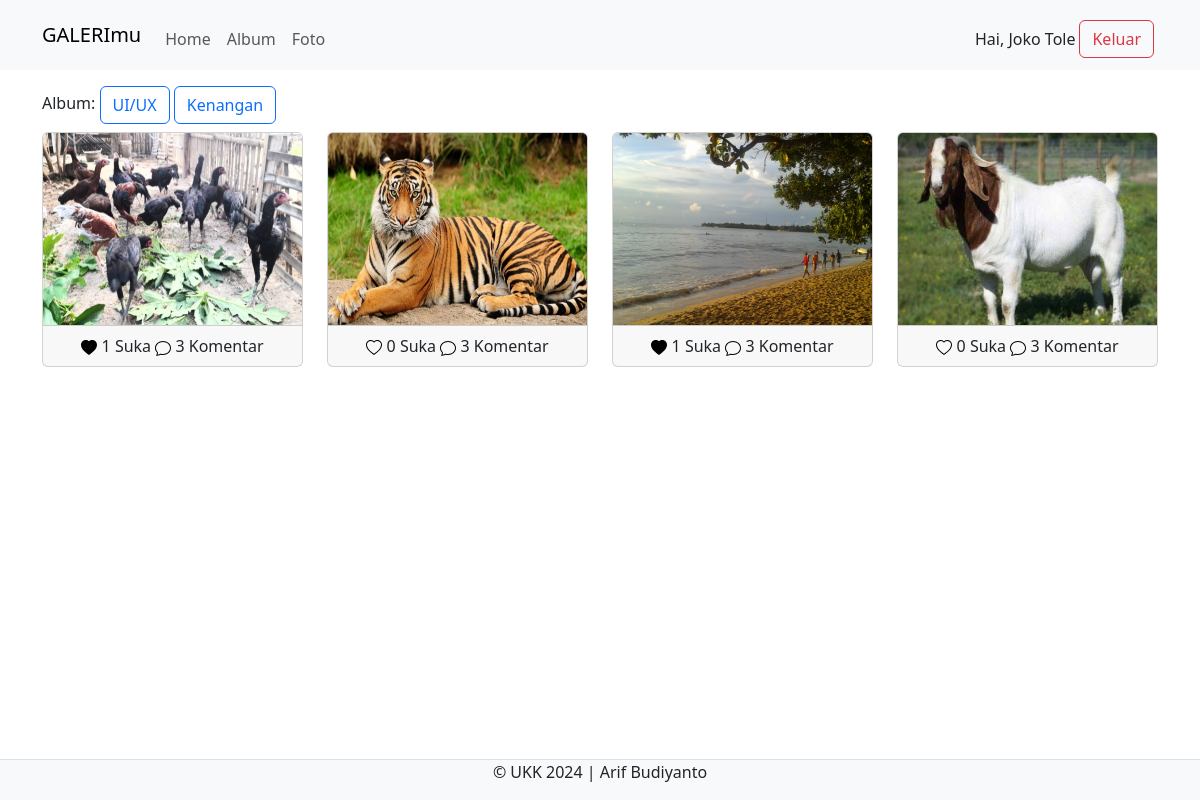
The page /user/home.php (signed in) on the database its author committed.
### tables this page shows
CREATE TABLE `album` (
  `albumid` int(11) NOT NULL,
  `namaalbum` varchar(200) NOT NULL,
  `deskripsi` text NOT NULL,
  `tanggalbuat` date NOT NULL,
  `userid` int(11) NOT NULL
);

CREATE TABLE `foto` (
  `fotoid` int(11) NOT NULL,
  `judulfoto` varchar(255) NOT NULL,
  `deskripsifoto` text NOT NULL,
  `tanggalunggah` date NOT NULL,
  `lokasifile` varchar(255) NOT NULL,
  `albumid` int(11) NOT NULL,
  `userid` int(11) NOT NULL
);

### user/home.php (the view, shortened to what this page needs)
<?php
include '../config/koneksi.php';
?>
<!DOCTYPE html>
<html>
<head>
	<link rel="stylesheet" type="text/css" href="../assets/css/bootstrap.min.css">
</head>
<body>
	<nav class="navbar navbar-expand-lg bg-body-tertiary">
	  <div class="container">
	    <a class="navbar-brand" href="index.php">GALERImu</a>
	    <div class="collapse navbar-collapse mt-2" id="navbarNavAltMarkup">
	      <div class="navbar-nav me-auto">
	      	<a href="home.php" class="nav-link">Home</a>
	      	<a href="album.php" class="nav-link">Album</a>
	      	<a href="foto.php" class="nav-link">Foto</a>
	      </div>
	      <?php
	      $userid = $_SESSION['userid'];
	      echo "Hai, ". $_SESSION['namalengkap'];
	      ?>
	      <a href="../config/aksi_keluar.php" class="btn btn-outline-danger m-1">Keluar</a>
	    </div>
	  </div>
	</nav>
	<div class="container mt-3">
		Album:
		<?php
			$album = mysqli_query($konek,"SELECT * FROM album WHERE userid='$userid'");
			while ($row = mysqli_fetch_array($album)){ ?>
				<a href="home.php?albumid=<?php echo $row['albumid'] ?>" class="btn btn-outline-primary">
					<?php echo $row['namaalbum'] ?>
				</a>
			<?php } ?>
		<div class="row">
			<?php
				if (isset($_GET['albumid'])) {
					$albumid = $_GET['albumid'];
					$query = mysqli_query($konek, "SELECT * FROM foto WHERE userid='$userid' AND albumid='$albumid'");
					while ($data = mysqli_fetch_array($query)) { ?>
						<div class="col-md-3 mt-2">
							<div class="card">
								<img src="../assets/img/<?php echo $data['lokasifile'] ?>" class="card-img-top" title="<?php echo $data['judulfoto'] ?>" style="height:12rem;">
								<div class="card-footer text-center">
										<?php
											$fotoid = $data['fotoid'];
											$ceksuka = mysqli_query($konek,"SELECT * FROM likefoto WHERE fotoid='$fotoid' AND userid='$userid'");
											if (mysqli_num_rows($ceksuka) == 1) { ?>
												<a href="../config/proses_suka.php?fotoid=<?php echo $data['fotoid'] ?>" type="submit" name="batalsuka"><img src="../assets/icons/heart-fill.svg"></a>
											<?php }else{?>
												<a href="../config/proses_suka.php?fotoid=<?php echo $data['fotoid'] ?>" type="submit" name="suka"><img src="../assets/icons/heart.svg"></a>
											<?php }
											$suka = mysqli_query($konek, "SELECT * FROM likefoto WHERE fotoid='$fotoid'");
											echo mysqli_num_rows($suka). ' Suka';
										?>
									<a href=""><img src="../assets/icons/chat.svg"></a> 3 Komentar
								</div>
							</div>
						</div>
			<?php } }else{
				$query = mysqli_query($konek, "SELECT * FROM foto WHERE userid='$userid'");
				while($data = mysqli_fetch_array($query)){
			?>
			<div class="col-md-3 mt-2">
						<div class="card">
							<img src="../assets/img/<?php echo $data['lokasifile'] ?>" class="card-img-top" title="<?php echo $data['judulfoto'] ?>" style="height:12rem;">
							<div class="card-footer text-center">
									<?php
										$fotoid = $data['fotoid'];
										$ceksuka = mysqli_query($konek,"SELECT * FROM likefoto WHERE fotoid='$fotoid' AND userid='$userid'");
										if (mysqli_num_rows($ceksuka) == 1) { ?>
											<a href="../config/proses_suka.php?fotoid=<?php echo $data['fotoid'] ?>" type="submit" name="batalsuka"><img src="../assets/icons/heart-fill.svg"></a>
										<?php }else{?>
											<a href="../config/proses_suka.php?fotoid=<?php echo $data['fotoid'] ?>" type="submit" name="suka"><img src="../assets/icons/heart.svg"></a>
										<?php }
										$suka = mysqli_query($konek, "SELECT * FROM likefoto WHERE fotoid='$fotoid'");
										echo mysqli_num_rows($suka). ' Suka';
									?>
								<a href=""><img src="../assets/icons/chat.svg"></a> 3 Komentar
							</div>
						</div>
					</div>
			<?php } } ?>
		</div>
	</div>
	<footer class="d-flex justify-content-center border-top mt-3 bg-light fixed-bottom">
		<p>&copy; UKK 2024 | Arif Budiyanto</p>
	</footer>
</body>
</html>

### rows shown on the page
album: namaalbum "UI/UX"
album: namaalbum "Kenangan"
foto: lokasifile (picture), mysqli_num_rows($suka) "1"
foto: lokasifile (picture), mysqli_num_rows($suka) "0"
foto: lokasifile (picture), mysqli_num_rows($suka) "1"
foto: lokasifile (picture), mysqli_num_rows($suka) "0"

### other values the page prints
$_SESSION['namalengkap'] "Joko Tole"
